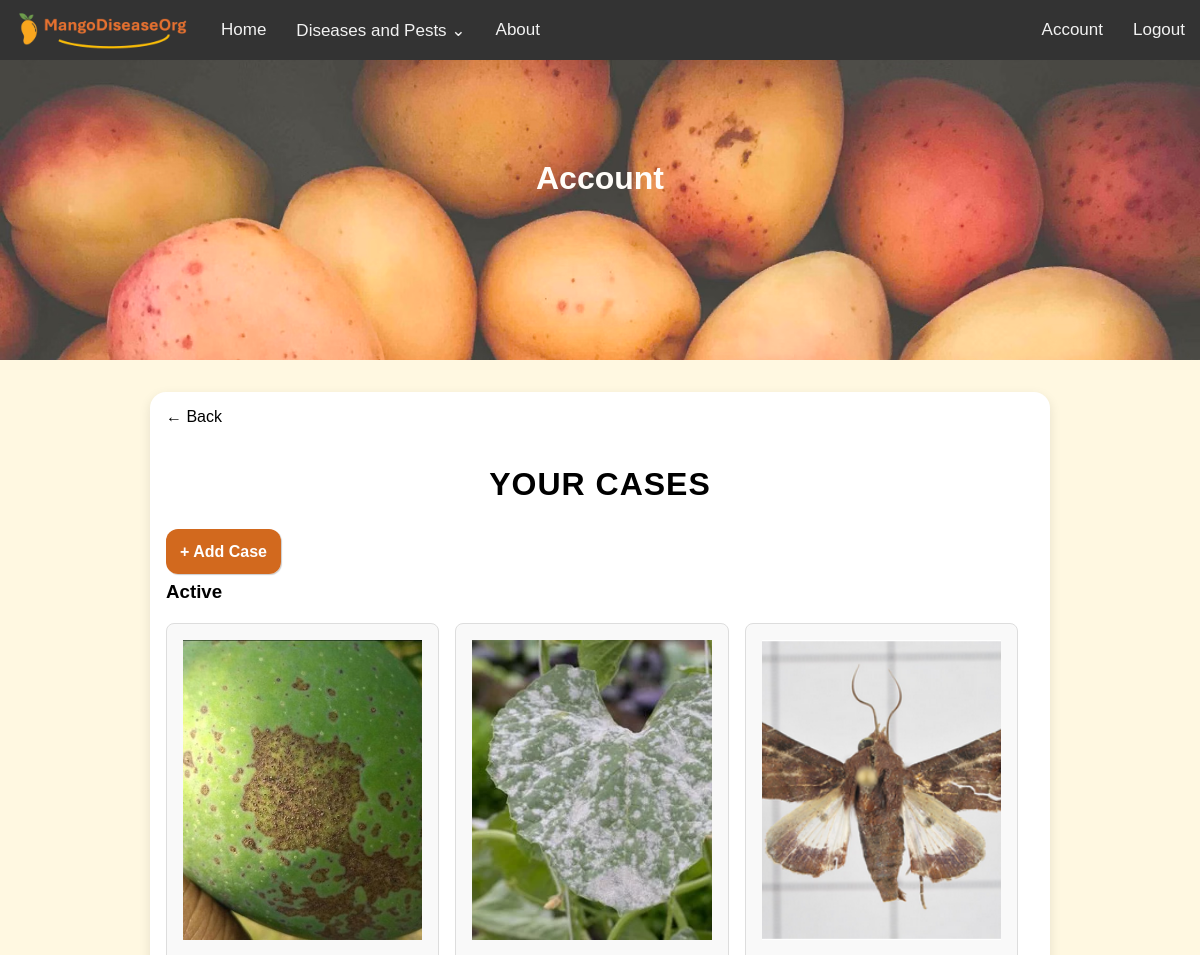
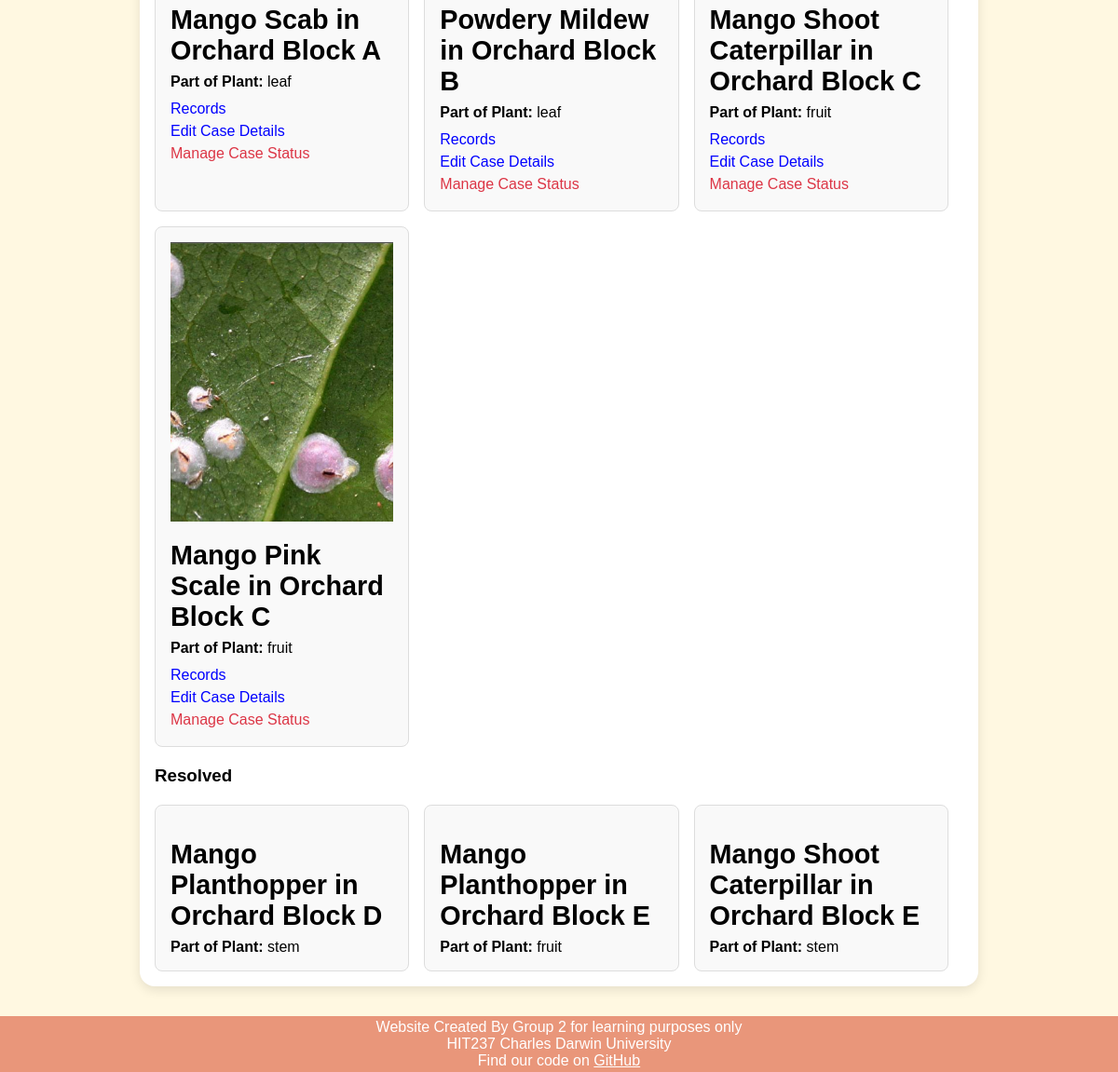
Page /cases/ (signed in) on the committed database (2 pictures, top to bottom).
### mango_disease_app/models.py (models this page shows, shortened)
class Case(models.Model):
    STATUS = [
        ('active', 'Active'),
        ('resolved', 'Resolved'),
    ]
    PLANT_PARTS = [
        ('leaf', 'Leaf'),
        ('stem', 'Stem'),
        ('fruit', 'Fruit'),
    ]
    disease = models.ForeignKey(
        Disease,
        on_delete=models.CASCADE,
        null=True
    )
    orchard = models.ForeignKey(
        Orchard,
        on_delete=models.CASCADE,
        null=True
    )
    status = models.CharField(choices=STATUS, max_length=8, default=STATUS[0][1], null=True)
    partOfPlant = models.CharField(choices=PLANT_PARTS, max_length=5, null=True)

class Disease(models.Model):
    DISEASE_TYPES = [
        ('pest', 'Pest'),
        ('disease', 'Disease')
    ]
    diseaseName = models.CharField(max_length=255)
    type = models.CharField(choices=DISEASE_TYPES, max_length=7, default=DISEASE_TYPES[1][1])
    severity = models.IntegerField(validators=[validators.MinValueValidator(0),validators.MaxValueValidator(10)])
    spreadability = models.IntegerField(validators=[validators.MinValueValidator(0),validators.MaxValueValidator(10)])
    shortDescription = models.TextField()
    longDescription = models.TextField()
    controlMethod = models.TextField()
    image = models.ImageField(upload_to="disease_images/", default="disease_images/default.JPG")

class Orchard(models.Model):
    orchardName = models.CharField(max_length=255)
    noTreesRow = models.IntegerField()
    noTreesColumn = models.IntegerField()
    area = models.FloatField(
        validators=[validators.MinValueValidator(0)],
        help_text="Enter in acres."
        )
    variety = models.ForeignKey(
        Variety,
        on_delete=models.PROTECT
    )
    location = models.ForeignKey(
        Location,
        on_delete=models.PROTECT
    )
    user = models.ForeignKey(
        User,
        on_delete=models.CASCADE,  # If a user is deleted, delete the orchard too
    )

### mango_disease_app/views/case_views.py (the view)
# urls.py: re_path(r'^cases/$', views.cases, name='cases'),
def cases(request):
    cases = Case.objects.filter(orchard__user=request.user)
    categories = {
        'Active': cases.filter(status__iexact='active'),
        'Resolved': cases.filter(status__iexact='resolved'),
    }
    return render(request, 'mango_disease_app/account/cases.html', {
        'cases': cases,
        'data': categories,
    })

### mango_disease_app/context_processors.py (called while the page is built)
def disease_menu(request):
    return {'navs': Disease.objects.all()}

### mango_disease_app/templates/mango_disease_app/account/cases.html (shortened to what this page needs)
{% extends 'mango_disease_app/site_base/base.html' %}
{% block page_header %}Account{% endblock %}
{% load static %}
{% block content %}
    <a href="{% url 'account' %}" class="back-button">← Back</a>
    <h2>Your cases</h2>
    <a href="{% url 'new_case' %}" class="new-button">+ Add Case</a><br>
    {% if data.Active or data.Resolved %}
        {% for category_name, items in data.items %}
            <h3>{{ category_name }}</h3>
            <div class="orchard-grid">
                {% for item in items %}
                    <div class="orchard-card">
                        {% if category_name == 'Active' %}
                        <div class="image-wrapper">
                            <img class="author_img" src="{{ item.disease.image.url|default:"diseasse_images/defualt.png" }}">
                        </div>
                        {% endif %}
                        <h3 class="orchard-name">{{ item.disease.diseaseName }} in {{ item.orchard.orchardName}}</h3>
                        <p><strong>Part of Plant:</strong> {{ item.partOfPlant }}</p>
                        {% if category_name == 'Active' %}
                        <div class="card-actions-cases">
                            <a href="{% url 'records' item.id %}" class="action-link">Records</a><br>
                            <a href="{% url 'edit_case' item.id %}" class="action-link">Edit Case Details</a><br>
                            <a href="{% url 'manage_case' item.id %}" class="action-link delete-link">Manage Case Status</a>
                        </div>
                        {% endif %}
                    </div>
                {% endfor %}
            </div>
        {% endfor %}
    {% else %}
        <h3>No current cases</h3>
    {% endif %}
{% endblock %}

### mango_disease_app/static/css/styles.css (style rules this page uses)
* { margin: 0; padding: 0; font-family: Arial; }
body { min-height: 100vh; display: flex; flex-direction: column; background-color: #fff8e1; }
a { text-decoration: none; color: black }
h2 { font-size: 32px; text-align: center; margin: 40px 0 40px; font-weight: 700; text-transform: uppercase; letter-spacing: 1px; }
h3 { margin: 20px 0 20px; }
.author_img { width: 100%; height: 300px; object-fit: cover; }
.image-wrapper { position: relative; width: 100%; height: 300px; }
.card-actions-cases { margin-top: 0.5em; line-height: 150%; }
.new-button { padding: 14px; margin: 10px 0px 10px; border-radius: 12px; background-color: chocolate; color: white; transition: 0.3s; box-shadow: 1px 1px 1px rgba(0, 0, 0, 0.2); font-weight: bold; }

### mango_disease_app/static/css/form.css (style rules this page uses)
*, *::before, *::after { box-sizing: border-box; }

### mango_disease_app/static/css/orchard.css (style rules this page uses)
.orchard-grid { display: flex; flex-wrap: wrap; gap: 1em; margin-top: 1em; }
.orchard-card { background: #f9f9f9; border: 1px solid #ddd; padding: 1em; border-radius: 8px; width: calc(33.33% - 1em); }
.orchard-name { font-size: 1.8em; font-weight: bold; margin-bottom: 8px; }
.action-link { color: blue; text-decoration: none; margin-right: 20px; font-weight: 500; }
.delete-link { color: #dc3545; }

### rows in the picture
Case: disease.image (picture), disease.diseaseName "Mango Scab", orchard.orchardName "Orchard Block A", partOfPlant "leaf", shows "Records"
Case: disease.image (picture), disease.diseaseName "Powdery Mildew", orchard.orchardName "Orchard Block B", partOfPlant "leaf", shows "Records"
Case: disease.image (picture), disease.diseaseName "Mango Shoot Caterpillar", orchard.orchardName "Orchard Block C", partOfPlant "fruit", shows "Records"
Case: disease.image (picture), disease.diseaseName "Mango Pink Scale", orchard.orchardName "Orchard Block C", partOfPlant "fruit", shows "Records"
Case: disease.diseaseName "Mango Planthopper", orchard.orchardName "Orchard Block D", partOfPlant "stem"
Case: disease.diseaseName "Mango Planthopper", orchard.orchardName "Orchard Block E", partOfPlant "fruit"
Case: disease.diseaseName "Mango Shoot Caterpillar", orchard.orchardName "Orchard Block E", partOfPlant "stem"

### other values in the picture
{{ category_name }} "Active" "Resolved"
